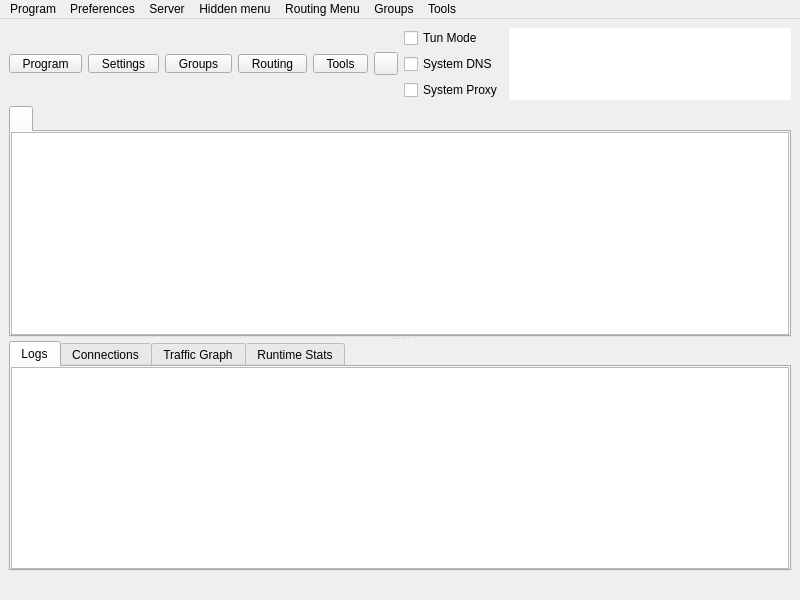
<?xml version="1.0" encoding="UTF-8"?>
<ui version="4.0">
 <class>MainWindow</class>
 <widget class="QMainWindow" name="MainWindow">
  <property name="geometry">
   <rect>
    <x>0</x>
    <y>0</y>
    <width>800</width>
    <height>600</height>
   </rect>
  </property>
  <property name="minimumSize">
   <size>
    <width>800</width>
    <height>600</height>
   </size>
  </property>
  <property name="windowTitle">
   <string notr="true">Throne</string>
  </property>
  <widget class="QWidget" name="centralwidget">
   <layout class="QVBoxLayout" name="verticalLayout_3" stretch="0,1,0">
    <item>
     <layout class="QHBoxLayout" name="horizontalLayout_2">
      <item>
       <widget class="QToolButton" name="toolButton_program">
        <property name="minimumSize">
         <size>
          <width>0</width>
          <height>0</height>
         </size>
        </property>
        <property name="styleSheet">
         <string notr="true">QToolButton {
    padding-left: 8px;
    padding-right: 8px;
}

QToolButton::menu-indicator {
    subcontrol-origin: border;
    subcontrol-position: bottom right;
    right: 2px;
    bottom: 3px;
}</string>
        </property>
        <property name="text">
         <string>Program</string>
        </property>
        <property name="icon">
         <iconset resource="../../res/Throne.qrc">
          <normaloff>:/icon/b-system-run.png</normaloff>:/icon/b-system-run.png</iconset>
        </property>
        <property name="iconSize">
         <size>
          <width>24</width>
          <height>24</height>
         </size>
        </property>
        <property name="popupMode">
         <enum>QToolButton::ToolButtonPopupMode::InstantPopup</enum>
        </property>
        <property name="toolButtonStyle">
         <enum>Qt::ToolButtonStyle::ToolButtonTextUnderIcon</enum>
        </property>
       </widget>
      </item>
      <item>
       <widget class="QToolButton" name="toolButton_preferences">
        <property name="minimumSize">
         <size>
          <width>0</width>
          <height>0</height>
         </size>
        </property>
        <property name="styleSheet">
         <string notr="true">QToolButton {
    padding-left: 8px;
    padding-right: 8px;
}

QToolButton::menu-indicator {
    subcontrol-origin: border;
    subcontrol-position: bottom right;
    right: 2px;
    bottom: 3px;
}</string>
        </property>
        <property name="text">
         <string>Settings</string>
        </property>
        <property name="icon">
         <iconset resource="../../res/Throne.qrc">
          <normaloff>:/icon/b-preferences.png</normaloff>:/icon/b-preferences.png</iconset>
        </property>
        <property name="iconSize">
         <size>
          <width>24</width>
          <height>24</height>
         </size>
        </property>
        <property name="popupMode">
         <enum>QToolButton::ToolButtonPopupMode::InstantPopup</enum>
        </property>
        <property name="toolButtonStyle">
         <enum>Qt::ToolButtonStyle::ToolButtonTextUnderIcon</enum>
        </property>
       </widget>
      </item>
      <item>
       <widget class="QToolButton" name="toolButton_testing">
        <property name="minimumSize">
         <size>
          <width>0</width>
          <height>0</height>
         </size>
        </property>
        <property name="styleSheet">
         <string notr="true">QToolButton {
    padding-left: 8px;
    padding-right: 8px;
}

QToolButton::menu-indicator {
    subcontrol-origin: border;
    subcontrol-position: bottom right;
    right: 2px;
    bottom: 3px;
}</string>
        </property>
        <property name="text">
         <string>Groups</string>
        </property>
        <property name="icon">
         <iconset resource="../../res/Throne.qrc">
          <normaloff>:/icon/b-testing-button.png</normaloff>:/icon/b-testing-button.png</iconset>
        </property>
        <property name="iconSize">
         <size>
          <width>24</width>
          <height>24</height>
         </size>
        </property>
        <property name="popupMode">
         <enum>QToolButton::ToolButtonPopupMode::InstantPopup</enum>
        </property>
        <property name="toolButtonStyle">
         <enum>Qt::ToolButtonStyle::ToolButtonTextUnderIcon</enum>
        </property>
       </widget>
      </item>
      <item>
       <widget class="QToolButton" name="toolButton_routing">
        <property name="minimumSize">
         <size>
          <width>0</width>
          <height>0</height>
         </size>
        </property>
        <property name="styleSheet">
         <string notr="true">QToolButton {
    padding-left: 8px;
    padding-right: 8px;
}

QToolButton::menu-indicator {
    subcontrol-origin: border;
    subcontrol-position: bottom right;
    right: 2px;
    bottom: 3px;
}</string>
        </property>
        <property name="text">
         <string>Routing</string>
        </property>
        <property name="icon">
         <iconset resource="../../res/Throne.qrc">
          <normaloff>:/icon/b-network-routing.png</normaloff>:/icon/b-network-routing.png</iconset>
        </property>
        <property name="iconSize">
         <size>
          <width>24</width>
          <height>24</height>
         </size>
        </property>
        <property name="popupMode">
         <enum>QToolButton::ToolButtonPopupMode::InstantPopup</enum>
        </property>
        <property name="toolButtonStyle">
         <enum>Qt::ToolButtonStyle::ToolButtonTextUnderIcon</enum>
        </property>
       </widget>
      </item>
      <item>
       <widget class="QToolButton" name="toolButton_tools">
        <property name="minimumSize">
         <size>
          <width>0</width>
          <height>0</height>
         </size>
        </property>
        <property name="styleSheet">
         <string notr="true">QToolButton {
    padding-left: 8px;
    padding-right: 8px;
}

QToolButton::menu-indicator {
    subcontrol-origin: border;
    subcontrol-position: bottom right;
    right: 2px;
    bottom: 3px;
}</string>
        </property>
        <property name="text">
         <string>Tools</string>
        </property>
        <property name="icon">
         <iconset resource="../../res/Throne.qrc">
          <normaloff>:/icon/b-tools-button.png</normaloff>:/icon/b-tools-button.png</iconset>
        </property>
        <property name="iconSize">
         <size>
          <width>24</width>
          <height>24</height>
         </size>
        </property>
        <property name="popupMode">
         <enum>QToolButton::ToolButtonPopupMode::InstantPopup</enum>
        </property>
        <property name="toolButtonStyle">
         <enum>Qt::ToolButtonStyle::ToolButtonTextUnderIcon</enum>
        </property>
       </widget>
      </item>
      <item>
       <widget class="StartStopButton" name="toolButton_startstop">
        <property name="focusPolicy">
         <enum>Qt::FocusPolicy::NoFocus</enum>
        </property>
        <property name="text">
         <string/>
        </property>
       </widget>
      </item>
      <item>
       <layout class="QVBoxLayout" name="verticalLayout_4">
        <item>
         <spacer name="verticalSpacer_modes_top">
          <property name="orientation">
           <enum>Qt::Orientation::Vertical</enum>
          </property>
          <property name="sizeHint" stdset="0">
           <size>
            <width>0</width>
            <height>0</height>
           </size>
          </property>
         </spacer>
        </item>
        <item>
         <widget class="QCheckBox" name="checkBox_VPN">
          <property name="sizePolicy">
           <sizepolicy hsizetype="Minimum" vsizetype="Minimum">
            <horstretch>0</horstretch>
            <verstretch>0</verstretch>
           </sizepolicy>
          </property>
          <property name="text">
           <string>Tun Mode</string>
          </property>
         </widget>
        </item>
        <item>
         <widget class="QCheckBox" name="system_dns">
          <property name="text">
           <string>System DNS</string>
          </property>
         </widget>
        </item>
        <item>
         <widget class="QCheckBox" name="checkBox_SystemProxy">
          <property name="text">
           <string>System Proxy</string>
          </property>
         </widget>
        </item>
        <item>
         <spacer name="verticalSpacer_modes_bottom">
          <property name="orientation">
           <enum>Qt::Orientation::Vertical</enum>
          </property>
          <property name="sizeHint" stdset="0">
           <size>
            <width>0</width>
            <height>0</height>
           </size>
          </property>
         </spacer>
        </item>
       </layout>
      </item>
      <item>
       <widget class="QTextBrowser" name="data_view">
        <property name="enabled">
         <bool>true</bool>
        </property>
        <property name="sizePolicy">
         <sizepolicy hsizetype="Expanding" vsizetype="Ignored">
          <horstretch>0</horstretch>
          <verstretch>0</verstretch>
         </sizepolicy>
        </property>
        <property name="minimumSize">
         <size>
          <width>0</width>
          <height>0</height>
         </size>
        </property>
        <property name="mouseTracking">
         <bool>false</bool>
        </property>
        <property name="focusPolicy">
         <enum>Qt::FocusPolicy::NoFocus</enum>
        </property>
        <property name="contextMenuPolicy">
         <enum>Qt::ContextMenuPolicy::NoContextMenu</enum>
        </property>
        <property name="acceptDrops">
         <bool>false</bool>
        </property>
        <property name="frameShape">
         <enum>QFrame::Shape::NoFrame</enum>
        </property>
        <property name="frameShadow">
         <enum>QFrame::Shadow::Sunken</enum>
        </property>
        <property name="verticalScrollBarPolicy">
         <enum>Qt::ScrollBarPolicy::ScrollBarAlwaysOff</enum>
        </property>
        <property name="horizontalScrollBarPolicy">
         <enum>Qt::ScrollBarPolicy::ScrollBarAlwaysOff</enum>
        </property>
        <property name="textInteractionFlags">
         <set>Qt::TextInteractionFlag::LinksAccessibleByKeyboard|Qt::TextInteractionFlag::LinksAccessibleByMouse</set>
        </property>
       </widget>
      </item>
     </layout>
    </item>
    <item>
     <widget class="QSplitter" name="splitter">
      <property name="orientation">
       <enum>Qt::Orientation::Vertical</enum>
      </property>
      <widget class="QTabWidget" name="tabWidget">
       <property name="currentIndex">
        <number>0</number>
       </property>
       <property name="documentMode">
        <bool>false</bool>
       </property>
       <property name="movable">
        <bool>true</bool>
       </property>
       <widget class="QWidget" name="widget1">
        <attribute name="title">
         <string/>
        </attribute>
        <layout class="QVBoxLayout" name="verticalLayout_tab1">
         <property name="leftMargin">
          <number>0</number>
         </property>
         <property name="topMargin">
          <number>0</number>
         </property>
         <property name="rightMargin">
          <number>0</number>
         </property>
         <property name="bottomMargin">
          <number>0</number>
         </property>
         <property name="spacing">
          <number>0</number>
         </property>
         <item>
          <widget class="ProfilesTableView" name="profilesTableView">
           <property name="contextMenuPolicy">
            <enum>Qt::ContextMenuPolicy::CustomContextMenu</enum>
           </property>
           <property name="editTriggers">
            <set>QAbstractItemView::EditTrigger::NoEditTriggers</set>
           </property>
           <property name="alternatingRowColors">
            <bool>true</bool>
           </property>
           <property name="selectionBehavior">
            <enum>QAbstractItemView::SelectionBehavior::SelectRows</enum>
           </property>
           <property name="horizontalScrollMode">
            <enum>QAbstractItemView::ScrollMode::ScrollPerPixel</enum>
           </property>
           <property name="wordWrap">
            <bool>false</bool>
           </property>
           <attribute name="horizontalHeaderMinimumSectionSize">
            <number>16</number>
           </attribute>
           <attribute name="horizontalHeaderHighlightSections">
            <bool>false</bool>
           </attribute>
           <attribute name="horizontalHeaderShowSortIndicator" stdset="0">
            <bool>false</bool>
           </attribute>
           <attribute name="verticalHeaderDefaultSectionSize">
            <number>30</number>
           </attribute>
          </widget>
         </item>
        </layout>
       </widget>
      </widget>
      <widget class="QWidget" name="aaaaaaaaaaaaaaaaaa">
       <layout class="QVBoxLayout" name="aaaaaaaaaaaa" stretch="0">
        <item>
         <widget class="QWidget" name="down_tab" native="true">
          <layout class="QVBoxLayout" name="verticalLayout">
           <property name="spacing">
            <number>0</number>
           </property>
           <property name="leftMargin">
            <number>0</number>
           </property>
           <property name="topMargin">
            <number>0</number>
           </property>
           <property name="rightMargin">
            <number>0</number>
           </property>
           <property name="bottomMargin">
            <number>0</number>
           </property>
           <item>
            <widget class="QTabWidget" name="stats_widget">
             <property name="autoFillBackground">
              <bool>true</bool>
             </property>
             <property name="tabPosition">
              <enum>QTabWidget::TabPosition::North</enum>
             </property>
             <property name="tabShape">
              <enum>QTabWidget::TabShape::Rounded</enum>
             </property>
             <property name="currentIndex">
              <number>0</number>
             </property>
             <property name="elideMode">
              <enum>Qt::TextElideMode::ElideNone</enum>
             </property>
             <property name="usesScrollButtons">
              <bool>true</bool>
             </property>
             <property name="documentMode">
              <bool>false</bool>
             </property>
             <property name="tabsClosable">
              <bool>false</bool>
             </property>
             <property name="movable">
              <bool>true</bool>
             </property>
             <property name="tabBarAutoHide">
              <bool>false</bool>
             </property>
             <widget class="QWidget" name="Logs">
              <property name="enabled">
               <bool>true</bool>
              </property>
              <attribute name="title">
               <string>Logs</string>
              </attribute>
              <layout class="QHBoxLayout" name="horizontalLayout_3" stretch="0">
               <property name="spacing">
                <number>0</number>
               </property>
               <property name="sizeConstraint">
                <enum>QLayout::SizeConstraint::SetDefaultConstraint</enum>
               </property>
               <property name="leftMargin">
                <number>0</number>
               </property>
               <property name="topMargin">
                <number>0</number>
               </property>
               <property name="rightMargin">
                <number>0</number>
               </property>
               <property name="bottomMargin">
                <number>0</number>
               </property>
               <item>
                <widget class="QTextBrowser" name="masterLogBrowser">
                 <property name="contextMenuPolicy">
                  <enum>Qt::ContextMenuPolicy::CustomContextMenu</enum>
                 </property>
                 <property name="openLinks">
                  <bool>false</bool>
                 </property>
                </widget>
               </item>
              </layout>
             </widget>
             <widget class="QWidget" name="connections_tab">
              <attribute name="title">
               <string>Connections</string>
              </attribute>
              <layout class="QHBoxLayout" name="horizontalLayout_4">
               <property name="spacing">
                <number>0</number>
               </property>
               <property name="sizeConstraint">
                <enum>QLayout::SizeConstraint::SetDefaultConstraint</enum>
               </property>
               <property name="leftMargin">
                <number>0</number>
               </property>
               <property name="topMargin">
                <number>0</number>
               </property>
               <property name="rightMargin">
                <number>0</number>
               </property>
               <property name="bottomMargin">
                <number>0</number>
               </property>
               <item>
                <widget class="QTreeView" name="connections">
                 <property name="autoFillBackground">
                  <bool>false</bool>
                 </property>
                </widget>
               </item>
              </layout>
             </widget>
             <widget class="QWidget" name="graph_tab">
              <attribute name="title">
               <string>Traffic Graph</string>
              </attribute>
              <layout class="QHBoxLayout" name="horizontalLayout_6">
               <property name="spacing">
                <number>0</number>
               </property>
               <property name="sizeConstraint">
                <enum>QLayout::SizeConstraint::SetDefaultConstraint</enum>
               </property>
               <property name="leftMargin">
                <number>0</number>
               </property>
               <property name="topMargin">
                <number>0</number>
               </property>
               <property name="rightMargin">
                <number>0</number>
               </property>
               <property name="bottomMargin">
                <number>0</number>
               </property>
              </layout>
             </widget>
             <widget class="QWidget" name="runtime_tab">
              <attribute name="title">
               <string>Runtime Stats</string>
              </attribute>
              <layout class="QHBoxLayout" name="horizontalLayout_7">
               <property name="spacing">
                <number>0</number>
               </property>
               <property name="sizeConstraint">
                <enum>QLayout::SizeConstraint::SetDefaultConstraint</enum>
               </property>
               <property name="leftMargin">
                <number>0</number>
               </property>
               <property name="topMargin">
                <number>0</number>
               </property>
               <property name="rightMargin">
                <number>0</number>
               </property>
               <property name="bottomMargin">
                <number>0</number>
               </property>
              </layout>
             </widget>
            </widget>
           </item>
          </layout>
         </widget>
        </item>
       </layout>
      </widget>
     </widget>
    </item>
    <item>
     <layout class="QHBoxLayout" name="horizontalLayout">
      <item>
       <widget class="QLabel" name="label_running">
        <property name="text">
         <string/>
        </property>
       </widget>
      </item>
      <item>
       <widget class="QLabel" name="label_inbound">
        <property name="text">
         <string/>
        </property>
        <property name="alignment">
         <set>Qt::AlignmentFlag::AlignLeading|Qt::AlignmentFlag::AlignLeft|Qt::AlignmentFlag::AlignVCenter</set>
        </property>
       </widget>
      </item>
      <item>
       <widget class="QLabel" name="label_speed">
        <property name="text">
         <string/>
        </property>
        <property name="alignment">
         <set>Qt::AlignmentFlag::AlignLeading|Qt::AlignmentFlag::AlignLeft|Qt::AlignmentFlag::AlignVCenter</set>
        </property>
       </widget>
      </item>
     </layout>
    </item>
   </layout>
  </widget>
  <widget class="QMenuBar" name="menubar">
   <property name="geometry">
    <rect>
     <x>0</x>
     <y>0</y>
     <width>800</width>
     <height>25</height>
    </rect>
   </property>
   <widget class="QMenu" name="menu_program">
    <property name="title">
     <string>Program</string>
    </property>
    <addaction name="actionHide_window"/>
    <addaction name="separator"/>
    <addaction name="menu_add_from_input"/>
    <addaction name="menu_add_from_clipboard"/>
    <addaction name="actionAdd_profile_from_File"/>
    <addaction name="menu_scan_qr"/>
    <addaction name="separator"/>
    <addaction name="actionStart_with_system"/>
    <addaction name="actionRemember_last_proxy"/>
    <addaction name="actionAllow_LAN"/>
    <addaction name="separator"/>
    <addaction name="actionRestart_Proxy"/>
    <addaction name="actionRestart_Program"/>
    <addaction name="menu_exit"/>
   </widget>
   <widget class="QMenu" name="menu_preferences">
    <property name="title">
     <string>Preferences</string>
    </property>
    <addaction name="menu_basic_settings"/>
    <addaction name="menu_routing_settings"/>
    <addaction name="menu_vpn_settings"/>
    <addaction name="menu_preset_settings"/>
    <addaction name="menu_hotkey_settings"/>
    <addaction name="menu_open_config_folder"/>
   </widget>
   <widget class="QMenu" name="menu_server">
    <property name="title">
     <string>Server</string>
    </property>
    <widget class="QMenu" name="menu_share_item">
     <property name="title">
      <string>Share</string>
     </property>
     <addaction name="menu_qr"/>
     <addaction name="menu_export_config"/>
     <addaction name="actionExport_Xray_config"/>
     <addaction name="separator"/>
     <addaction name="menu_copy_links"/>
     <addaction name="menu_copy_links_nkr"/>
     <addaction name="actionCopy_Test_Result"/>
    </widget>
    <addaction name="menu_add_from_input"/>
    <addaction name="menu_add_from_clipboard"/>
    <addaction name="actionAdd_profile_from_File"/>
    <addaction name="menu_scan_qr"/>
    <addaction name="separator"/>
    <addaction name="menu_start"/>
    <addaction name="menu_stop"/>
    <addaction name="menu_share_item"/>
    <addaction name="menu_delete"/>
    <addaction name="separator"/>
    <addaction name="menu_select_all"/>
    <addaction name="menu_clone"/>
    <addaction name="separator"/>
    <addaction name="actionUrl_Test_Selected"/>
    <addaction name="actionSpeedtest_Selected"/>
    <addaction name="actionResolve_Selected_Out_IP"/>
    <addaction name="menu_resolve_selected"/>
    <addaction name="actionClear_Test_Result"/>
    <addaction name="menu_reset_traffic"/>
   </widget>
   <widget class="QMenu" name="menuHidden_menu">
    <property name="title">
     <string>Hidden menu</string>
    </property>
    <widget class="QMenu" name="menu_spmode">
     <property name="title">
      <string>Operation Mode</string>
     </property>
     <addaction name="menu_spmode_system_proxy"/>
     <addaction name="menu_spmode_vpn"/>
    </widget>
    <addaction name="menu_update_subscription"/>
    <addaction name="menu_resolve_domain"/>
    <addaction name="menu_remove_invalid"/>
    <addaction name="actionUrl_Test_Group"/>
    <addaction name="menu_remove_unavailable"/>
    <addaction name="menu_clear_test_result"/>
    <addaction name="menu_delete_repeat"/>
    <addaction name="actionSpeedtest_Group"/>
    <addaction name="actionResolve_Out_IP"/>
    <addaction name="actionRefresh_Column_Widths"/>
    <addaction name="menu_spmode"/>
   </widget>
   <widget class="QMenu" name="menuRouting_Menu">
    <property name="title">
     <string>Routing Menu</string>
    </property>
   </widget>
   <widget class="QMenu" name="menuTools">
    <property name="title">
     <string>Tools</string>
    </property>
    <addaction name="actionAuto_Selector"/>
    <addaction name="menu_open_dashboard"/>
    <addaction name="actionSpeedtest_Current"/>
    <addaction name="separator"/>
    <addaction name="menu_otp_manager"/>
    <addaction name="separator"/>
    <addaction name="actionTraffic_Stats"/>
    <addaction name="actionCheck_For_Update"/>
   </widget>
   <widget class="QMenu" name="menuTesting">
    <property name="title">
     <string>Groups</string>
    </property>
    <addaction name="menu_manage_groups"/>
    <addaction name="actionAdd_New_Group"/>
    <addaction name="actionEdit_Group"/>
    <addaction name="actionDelete_Group"/>
    <addaction name="separator"/>
    <addaction name="actionUrl_Test_Group"/>
    <addaction name="actionSpeedtest_Group"/>
    <addaction name="actionResolve_Out_IP"/>
    <addaction name="menu_resolve_domain"/>
    <addaction name="menu_clear_test_result"/>
    <addaction name="separator"/>
    <addaction name="menu_update_subscription"/>
    <addaction name="actionUpdate_All_Subscriptions"/>
    <addaction name="menu_delete_repeat"/>
    <addaction name="menu_remove_unavailable"/>
    <addaction name="menu_remove_invalid"/>
    <addaction name="menu_remove_insecure"/>
    <addaction name="separator"/>
    <addaction name="actionRefresh_Column_Widths"/>
   </widget>
   <addaction name="menu_program"/>
   <addaction name="menu_preferences"/>
   <addaction name="menu_server"/>
   <addaction name="menuHidden_menu"/>
   <addaction name="menuRouting_Menu"/>
   <addaction name="menuTesting"/>
   <addaction name="menuTools"/>
  </widget>
  <action name="menu_exit">
   <property name="text">
    <string>Exit</string>
   </property>
  </action>
  <action name="actionShow_window">
   <property name="text">
    <string>Show Window</string>
   </property>
  </action>
  <action name="menu_basic_settings">
   <property name="text">
    <string>Basic Settings</string>
   </property>
  </action>
  <action name="menu_add_from_input">
   <property name="text">
    <string>New profile</string>
   </property>
   <property name="shortcut">
    <string notr="true">Ctrl+N</string>
   </property>
  </action>
  <action name="menu_manage_groups">
   <property name="text">
    <string>Manage Groups</string>
   </property>
  </action>
  <action name="menu_start">
   <property name="text">
    <string>Start</string>
   </property>
   <property name="shortcut">
    <string notr="true">Return</string>
   </property>
  </action>
  <action name="menu_stop">
   <property name="text">
    <string>Stop</string>
   </property>
   <property name="shortcut">
    <string notr="true">Ctrl+S</string>
   </property>
  </action>
  <action name="menu_routing_settings">
   <property name="text">
    <string>Routing Settings</string>
   </property>
  </action>
  <action name="menu_add_from_clipboard">
   <property name="text">
    <string>Add profile from clipboard</string>
   </property>
   <property name="shortcut">
    <string notr="true">Ctrl+V</string>
   </property>
  </action>
  <action name="menu_delete">
   <property name="text">
    <string>Delete</string>
   </property>
   <property name="shortcut">
    <string notr="true">Del</string>
   </property>
  </action>
  <action name="menu_profile_debug_info">
   <property name="text">
    <string>Debug Info</string>
   </property>
  </action>
  <action name="menu_qr">
   <property name="text">
    <string>QR Code and link</string>
   </property>
  </action>
  <action name="menu_copy_link">
   <property name="text">
    <string>Copy Link</string>
   </property>
  </action>
  <action name="menu_tcp_ping">
   <property name="text">
    <string notr="true">Tcp Ping</string>
   </property>
   <property name="shortcut">
    <string notr="true">Ctrl+Shift+T</string>
   </property>
  </action>
  <action name="menu_url_test">
   <property name="text">
    <string notr="true">Url Test</string>
   </property>
   <property name="shortcut">
    <string notr="true">Ctrl+Shift+U</string>
   </property>
  </action>
  <action name="menu_clear_test_result">
   <property name="text">
    <string>Clear Group test result</string>
   </property>
   <property name="shortcut">
    <string notr="true">Ctrl+Shift+C</string>
   </property>
  </action>
  <action name="menu_export_config">
   <property name="text">
    <string>Export Sing-box config</string>
   </property>
   <property name="shortcut">
    <string notr="true">Ctrl+E</string>
   </property>
  </action>
  <action name="menu_reset_traffic">
   <property name="text">
    <string>Reset Traffic</string>
   </property>
   <property name="shortcut">
    <string notr="true">Ctrl+R</string>
   </property>
  </action>
  <action name="menu_scan_qr">
   <property name="text">
    <string>Scan QR Code</string>
   </property>
   <property name="shortcut">
    <string notr="true">Ctrl+Shift+Q</string>
   </property>
  </action>
  <action name="menu_spmode_system_proxy">
   <property name="checkable">
    <bool>true</bool>
   </property>
   <property name="text">
    <string>System Proxy</string>
   </property>
  </action>
  <action name="menu_spmode_disabled">
   <property name="checkable">
    <bool>true</bool>
   </property>
   <property name="text">
    <string>Disable</string>
   </property>
  </action>
  <action name="menu_delete_repeat">
   <property name="text">
    <string>Remove Duplicates</string>
   </property>
   <property name="shortcut">
    <string notr="true">Ctrl+Shift+D</string>
   </property>
  </action>
  <action name="actionfake">
   <property name="text">
    <string>fake</string>
   </property>
   <property name="visible">
    <bool>false</bool>
   </property>
  </action>
  <action name="menu_move">
   <property name="text">
    <string>Move</string>
   </property>
   <property name="shortcut">
    <string notr="true">Ctrl+M</string>
   </property>
  </action>
  <action name="actionStart_with_system">
   <property name="checkable">
    <bool>true</bool>
   </property>
   <property name="text">
    <string>Start with system</string>
   </property>
  </action>
  <action name="actionRemember_last_proxy">
   <property name="checkable">
    <bool>true</bool>
   </property>
   <property name="text">
    <string>Remember last profile</string>
   </property>
  </action>
  <action name="actionAllow_LAN">
   <property name="checkable">
    <bool>true</bool>
   </property>
   <property name="text">
    <string>Allow other devices to connect</string>
   </property>
  </action>
  <action name="menu_remove_unavailable">
   <property name="text">
    <string>Remove Unavailable</string>
   </property>
   <property name="shortcut">
    <string notr="true">Ctrl+Shift+R</string>
   </property>
  </action>
  <action name="menu_full_test">
   <property name="text">
    <string>Full Test</string>
   </property>
   <property name="shortcut">
    <string notr="true">Ctrl+Shift+F</string>
   </property>
  </action>
  <action name="menu_hotkey_settings">
   <property name="text">
    <string>Hotkey Settings</string>
   </property>
  </action>
  <action name="menu_select_all">
   <property name="text">
    <string>Select All</string>
   </property>
   <property name="shortcut">
    <string notr="true">Ctrl+A</string>
   </property>
  </action>
  <action name="menu_copy_links_nkr">
   <property name="text">
    <string>Copy links of selected (Deep Links)</string>
   </property>
   <property name="shortcut">
    <string notr="true">Ctrl+Alt+C</string>
   </property>
  </action>
  <action name="actionfake_2">
   <property name="text">
    <string>fake</string>
   </property>
   <property name="visible">
    <bool>false</bool>
   </property>
  </action>
  <action name="actionfake_3">
   <property name="text">
    <string>fake</string>
   </property>
   <property name="visible">
    <bool>false</bool>
   </property>
  </action>
  <action name="menu_copy_links">
   <property name="text">
    <string>Copy links of selected</string>
   </property>
   <property name="shortcut">
    <string notr="true">Ctrl+C</string>
   </property>
  </action>
  <action name="menu_spmode_vpn">
   <property name="checkable">
    <bool>true</bool>
   </property>
   <property name="text">
    <string>Tun Mode</string>
   </property>
  </action>
  <action name="menu_clone">
   <property name="text">
    <string>Clone</string>
   </property>
   <property name="shortcut">
    <string notr="true">Ctrl+D</string>
   </property>
  </action>
  <action name="menu_update_subscription">
   <property name="text">
    <string>Update subscription</string>
   </property>
   <property name="shortcut">
    <string notr="true">Ctrl+U</string>
   </property>
   <property name="visible">
    <bool>true</bool>
   </property>
  </action>
  <action name="menu_resolve_domain">
   <property name="text">
    <string>Resolve Domain for group</string>
   </property>
   <property name="shortcut">
    <string notr="true">Ctrl+Shift+I</string>
   </property>
  </action>
  <action name="menu_vpn_settings">
   <property name="text">
    <string>Tun Settings</string>
   </property>
  </action>
  <action name="menu_preset_settings">
   <property name="text">
    <string>Preset Settings</string>
   </property>
  </action>
  <action name="menu_otp_manager">
   <property name="text">
    <string>OTP Manager</string>
   </property>
  </action>
  <action name="actionRestart_Program">
   <property name="text">
    <string>Restart Program</string>
   </property>
  </action>
  <action name="menu_open_config_folder">
   <property name="text">
    <string>Open Config Folder</string>
   </property>
  </action>
  <action name="menu_open_dashboard">
   <property name="text">
    <string>Open Web dashboard</string>
   </property>
  </action>
  <action name="actionfake_4">
   <property name="text">
    <string notr="true">fake</string>
   </property>
   <property name="visible">
    <bool>false</bool>
   </property>
  </action>
  <action name="actionfake_5">
   <property name="text">
    <string notr="true">fake</string>
   </property>
   <property name="visible">
    <bool>false</bool>
   </property>
  </action>
  <action name="actionRestart_Proxy">
   <property name="text">
    <string>Restart Core</string>
   </property>
  </action>
  <action name="menu_stop_testing">
   <property name="text">
    <string>Stop Testing</string>
   </property>
   <property name="shortcut">
    <string notr="true">Ctrl+.</string>
   </property>
  </action>
  <action name="actionUrl_Test_Selected">
   <property name="text">
    <string>Url Test Selected</string>
   </property>
   <property name="shortcut">
    <string notr="true">Ctrl+Shift+S</string>
   </property>
   <property name="visible">
    <bool>true</bool>
   </property>
  </action>
  <action name="actionUrl_Test_Group">
   <property name="enabled">
    <bool>true</bool>
   </property>
   <property name="text">
    <string>Url Test Group</string>
   </property>
   <property name="shortcut">
    <string notr="true">Ctrl+Shift+G</string>
   </property>
   <property name="visible">
    <bool>true</bool>
   </property>
  </action>
  <action name="menu_resolve_selected">
   <property name="text">
    <string>Resolve Selected Domain</string>
   </property>
   <property name="visible">
    <bool>true</bool>
   </property>
  </action>
  <action name="menu_remove_invalid">
   <property name="text">
    <string>Remove Invalid</string>
   </property>
   <property name="shortcut">
    <string notr="true">Ctrl+Alt+I</string>
   </property>
   <property name="menuRole">
    <enum>QAction::MenuRole::TextHeuristicRole</enum>
   </property>
  </action>
  <action name="menu_remove_insecure">
   <property name="text">
    <string>Remove Insecure Configs</string>
   </property>
   <property name="menuRole">
    <enum>QAction::MenuRole::TextHeuristicRole</enum>
   </property>
  </action>
  <action name="menu_open_routing_manager">
   <property name="text">
    <string>Open Manager</string>
   </property>
  </action>
  <action name="actionSpeedtest_Current">
   <property name="text">
    <string>Speedtest Current</string>
   </property>
   <property name="shortcut">
    <string notr="true">F6</string>
   </property>
  </action>
  <action name="actionSpeedtest_Selected">
   <property name="text">
    <string>Speedtest Selected</string>
   </property>
   <property name="shortcut">
    <string notr="true">Ctrl+Shift+P</string>
   </property>
  </action>
  <action name="actionSpeedtest_Group">
   <property name="text">
    <string>Speedtest Group</string>
   </property>
   <property name="shortcut">
    <string notr="true">Ctrl+Alt+P</string>
   </property>
  </action>
  <action name="actionHide_window">
   <property name="text">
    <string>Hide window</string>
   </property>
   <property name="shortcut">
    <string notr="true">Ctrl+H</string>
   </property>
  </action>
  <action name="actionAdd_profile_from_File">
   <property name="text">
    <string>Add profile from File(s)</string>
   </property>
   <property name="shortcut">
    <string notr="true">Ctrl+O</string>
   </property>
  </action>
  <action name="actionResolve_Out_IP">
   <property name="text">
    <string>Resolve out IP for group</string>
   </property>
  </action>
  <action name="actionAdd_New_Group">
   <property name="text">
    <string>Add new Group</string>
   </property>
  </action>
  <action name="actionEdit_Group">
   <property name="text">
    <string>Edit current Group</string>
   </property>
  </action>
  <action name="actionDelete_Group">
   <property name="text">
    <string>Delete current Group</string>
   </property>
  </action>
  <action name="actionUpdate_All_Subscriptions">
   <property name="text">
    <string>Update all subscriptions</string>
   </property>
  </action>
  <action name="actionResolve_Selected_Out_IP">
   <property name="text">
    <string>Resolve Selected Out IP</string>
   </property>
  </action>
  <action name="actionRefresh_Column_Widths">
   <property name="text">
    <string>Refresh Column Widths</string>
   </property>
  </action>
  <action name="actionExport_Xray_config">
   <property name="text">
    <string>Export Xray config</string>
   </property>
  </action>
  <action name="actionCopy_Test_Result">
   <property name="text">
    <string>Copy Test Result</string>
   </property>
  </action>
  <action name="actionClear_Test_Result">
   <property name="text">
    <string>Clear Test Result</string>
   </property>
  </action>
  <action name="actionRuntime_Stats">
   <property name="text">
    <string>Runtime Stats</string>
   </property>
  </action>
  <action name="actionAuto_Selector">
   <property name="text">
    <string>Auto Selector Stats</string>
   </property>
   <property name="visible">
    <bool>false</bool>
   </property>
  </action>
  <action name="actionTraffic_Stats">
   <property name="text">
    <string>Traffic Stats</string>
   </property>
  </action>
  <action name="actionCheck_For_Update">
   <property name="text">
    <string>Check For Update</string>
   </property>
  </action>
 </widget>
 <customwidgets>
  <customwidget>
   <class>ProfilesTableView</class>
   <extends>QTableView</extends>
   <header>include/ui/utils/ProfilesTableView.h</header>
  </customwidget>
  <customwidget>
   <class>StartStopButton</class>
   <extends>QToolButton</extends>
   <header>include/ui/widget/StartStopButton.hpp</header>
  </customwidget>
 </customwidgets>
 <resources>
  <include location="../../res/Throne.qrc"/>
 </resources>
 <connections/>
</ui>
